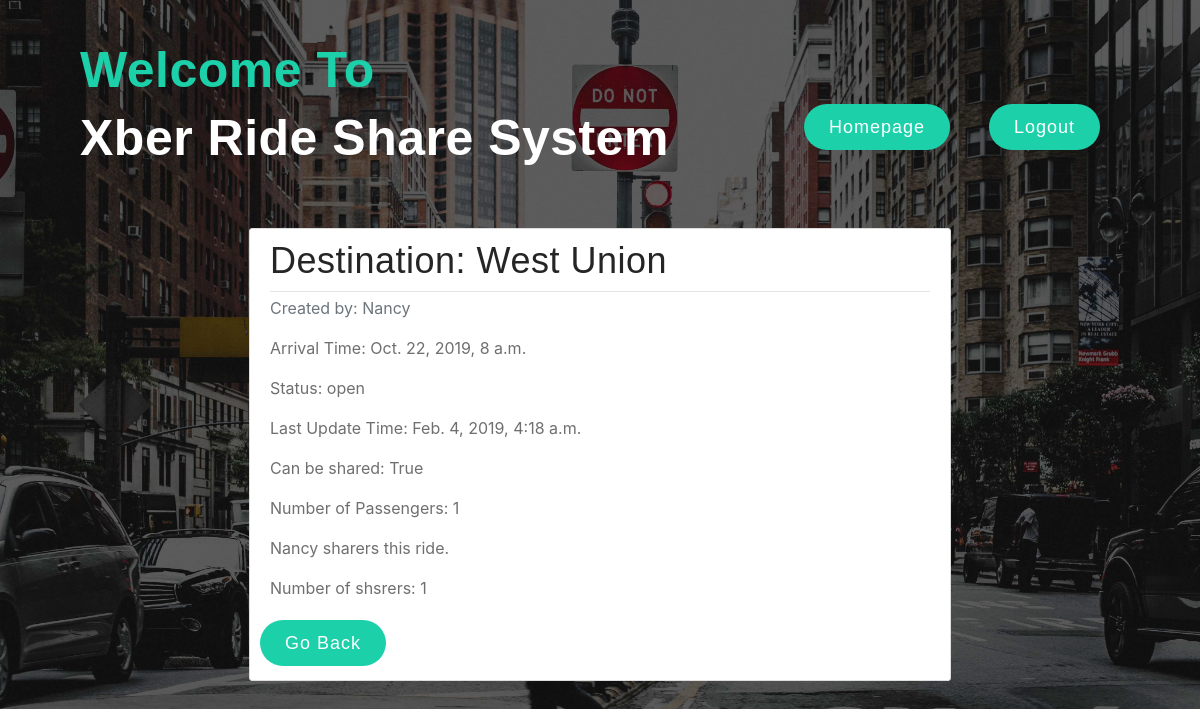
The app's page /rideService/driver/requests/confirmed/28/detail/ (signed in), older data.
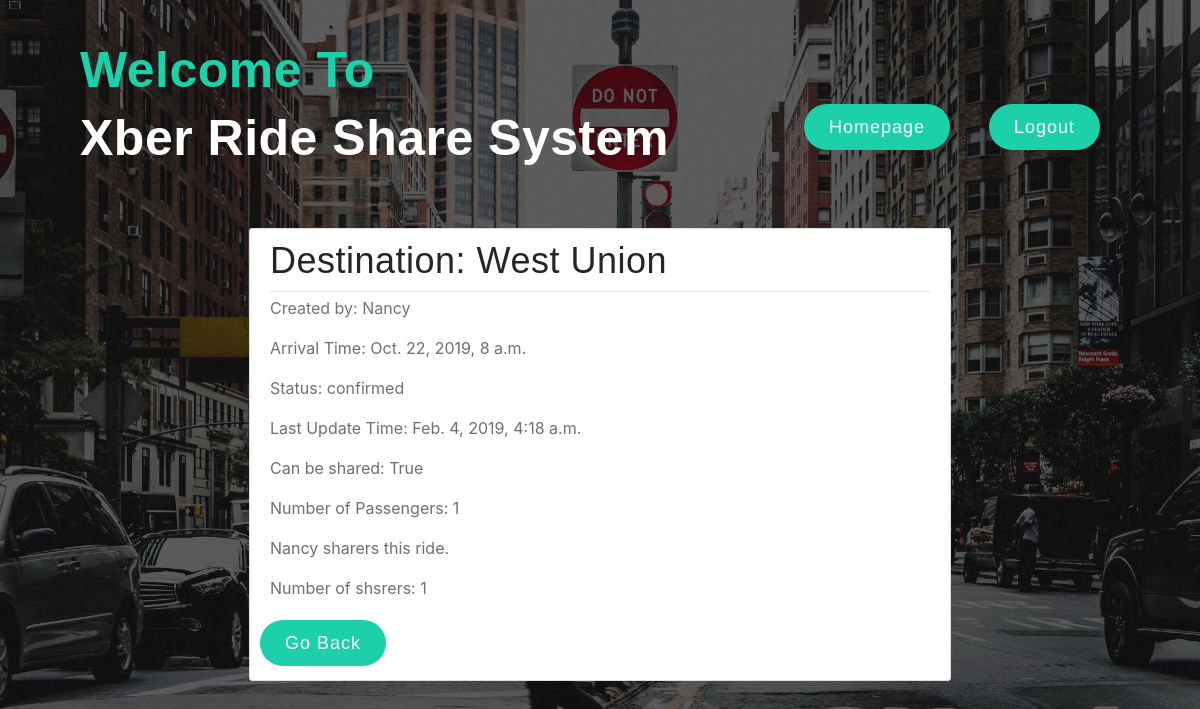
The same page, newer data.
### rideService/models.py (models this page shows, shortened)
class Request(models.Model):
    ride_owner = models.ForeignKey(User, on_delete=models.CASCADE)
    driver = models.ForeignKey('Driver', on_delete=models.SET_NULL, default=None, null=True)
    sharer = models.ForeignKey(User, on_delete=models.SET_NULL, default=None, null=True, related_name='sharer_request')
    destination = models.CharField(max_length=1000)
    arrival_time = models.DateTimeField()
    num_passengers = models.IntegerField(
        default=1,
        validators=[
            MaxValueValidator(10),
            MinValueValidator(1)
        ]
    )
    num_sharer = models.IntegerField(
        default=0,
        validators=[
            MaxValueValidator(10),
            MinValueValidator(0)
        ]
    )
    shareable = models.BooleanField(default=False)
    vehicle_type = models.CharField(max_length=200, null=True, blank=True)
    special_request = models.TextField(blank=True)
    status = models.CharField(max_length=1000)
    last_updated = models.DateTimeField(auto_now_add=True)

### rideService/views.py (the view)
# urls.py: path('driver/requests/confirmed/<int:pk>/detail/', views.DriverConfirmedRequestDetailView.as_view(), name='driver-confirmed-request-detail'),
class DriverConfirmedRequestDetailView(LoginRequiredMixin,DetailView):
    model = Request
    template_name = 'rideService/driver_confirmed_request_detail.html'

### rideService/templates/rideService/driver_confirmed_request_detail.html
{% extends "rideService/homeBase.html" %}
{% block content %}
        <article class="media content-section" style="margin-right: 20%;margin-left: 20%;">
          <div class="media-body">
            <div class="article-metadata">
                <h2>Destination: {{ object.destination }}</h2>
            </div>
                <p class="text-muted">Created by: {{ object.ride_owner.username}}</p>
                <p class="article-content">Arrival Time: {{ object.arrival_time}}</p>
                <p class="article-content">Status: {{ object.status}}</p>
                <p class="article-content">Last Update Time: {{ object.last_updated}}</p>
                <p class="article-content">Can be shared: {{ object.shareable}}</p>
                <p class="article-content">Number of Passengers: {{ object.num_passengers}}</p>
                {% if object.sharer %}
                    <p class="article-content">{{ object.sharer.username}} sharers this ride.</p>
                    <p class="article-content">Number of shsrers: {{ object.num_sharer}}</p>
                {% endif %}
                <a style="position: relative; right:10px;" class="btn btn-secondary btn-sm mt-1 mb-1" href="{% url 'driver-requests' %}">
                        Go Back
                </a>
            </div>
        </article>
{% endblock content %}

Row changes from the older to the newer data that the page shows:
changed Request "West Union": status "open" → "confirmed"
